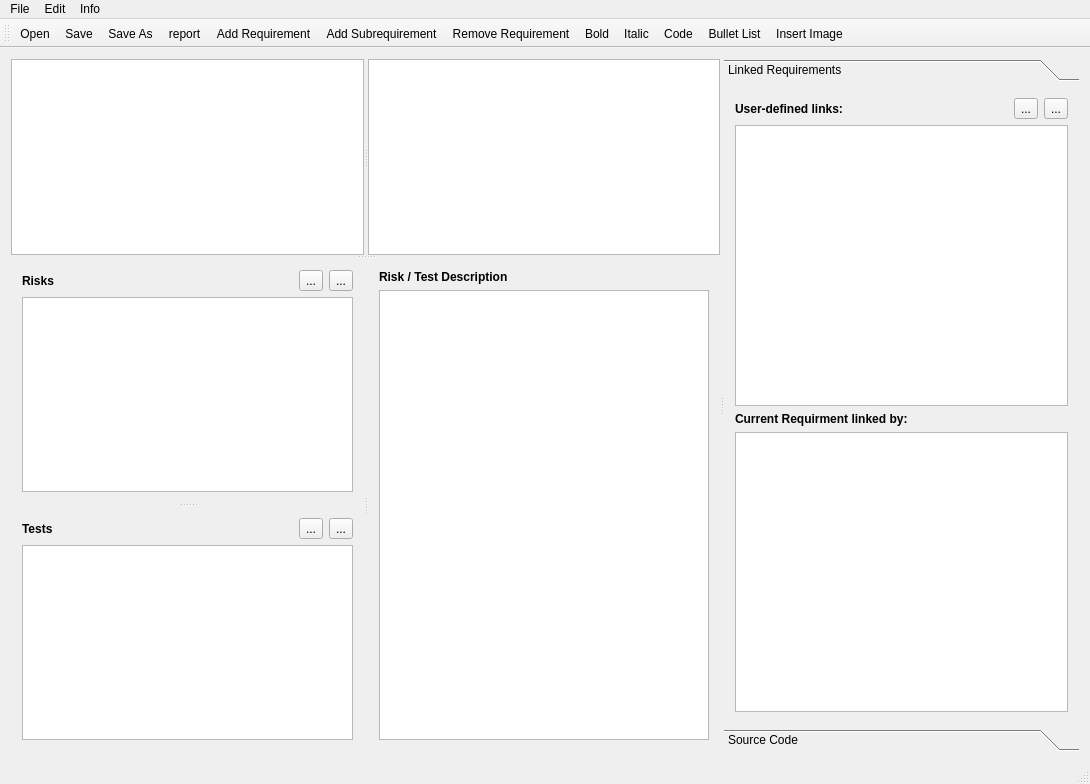
<?xml version="1.0" encoding="UTF-8"?>
<ui version="4.0">
 <class>MainWindow</class>
 <widget class="QMainWindow" name="MainWindow">
  <property name="geometry">
   <rect>
    <x>0</x>
    <y>0</y>
    <width>1090</width>
    <height>784</height>
   </rect>
  </property>
  <property name="windowTitle">
   <string>MainWindow</string>
  </property>
  <widget class="QWidget" name="centralWidget">
   <layout class="QVBoxLayout" name="verticalLayout">
    <item>
     <widget class="QSplitter" name="splitter_3">
      <property name="orientation">
       <enum>Qt::Horizontal</enum>
      </property>
      <widget class="QSplitter" name="splitter_2">
       <property name="orientation">
        <enum>Qt::Vertical</enum>
       </property>
       <widget class="QSplitter" name="splitter">
        <property name="orientation">
         <enum>Qt::Horizontal</enum>
        </property>
        <widget class="QTreeView" name="treeView">
         <property name="allColumnsShowFocus">
          <bool>false</bool>
         </property>
         <property name="expandsOnDoubleClick">
          <bool>false</bool>
         </property>
        </widget>
        <widget class="QTextEdit" name="textEdit"/>
       </widget>
       <widget class="QSplitter" name="riskLayoutHSplitter">
        <property name="orientation">
         <enum>Qt::Horizontal</enum>
        </property>
        <widget class="QSplitter" name="riskLayoutVSplitter">
         <property name="orientation">
          <enum>Qt::Vertical</enum>
         </property>
         <widget class="QWidget" name="layoutWidget">
          <layout class="QVBoxLayout" name="riskVLayout">
           <item>
            <layout class="QHBoxLayout" name="riskHeadLayout">
             <item>
              <widget class="QLabel" name="label">
               <property name="font">
                <font>
                 <weight>75</weight>
                 <bold>true</bold>
                </font>
               </property>
               <property name="text">
                <string>Risks</string>
               </property>
              </widget>
             </item>
             <item>
              <widget class="QToolButton" name="addRiskButton">
               <property name="text">
                <string>...</string>
               </property>
               <property name="icon">
                <iconset resource="resources.qrc">
                 <normaloff>:/icons/Resources/list-add-3.ico</normaloff>:/icons/Resources/list-add-3.ico</iconset>
               </property>
              </widget>
             </item>
             <item>
              <widget class="QToolButton" name="removeRiskButton">
               <property name="text">
                <string>...</string>
               </property>
               <property name="icon">
                <iconset resource="resources.qrc">
                 <normaloff>:/icons/Resources/list-remove-5.ico</normaloff>:/icons/Resources/list-remove-5.ico</iconset>
               </property>
              </widget>
             </item>
            </layout>
           </item>
           <item>
            <widget class="QTableView" name="riskView"/>
           </item>
          </layout>
         </widget>
         <widget class="QWidget" name="layoutWidget">
          <layout class="QVBoxLayout" name="preventiveActionVLayout">
           <item>
            <layout class="QHBoxLayout" name="preventiveActionHeadLayout">
             <item>
              <widget class="QLabel" name="label_2">
               <property name="font">
                <font>
                 <weight>75</weight>
                 <bold>true</bold>
                </font>
               </property>
               <property name="text">
                <string>Tests</string>
               </property>
              </widget>
             </item>
             <item>
              <widget class="QToolButton" name="addPreventiveActionButton">
               <property name="text">
                <string>...</string>
               </property>
               <property name="icon">
                <iconset resource="resources.qrc">
                 <normaloff>:/icons/Resources/list-add-3.ico</normaloff>:/icons/Resources/list-add-3.ico</iconset>
               </property>
              </widget>
             </item>
             <item>
              <widget class="QToolButton" name="removePreventiveActionButton">
               <property name="text">
                <string>...</string>
               </property>
               <property name="icon">
                <iconset resource="resources.qrc">
                 <normaloff>:/icons/Resources/list-remove-5.ico</normaloff>:/icons/Resources/list-remove-5.ico</iconset>
               </property>
              </widget>
             </item>
            </layout>
           </item>
           <item>
            <widget class="QTableView" name="preventiveActionView"/>
           </item>
          </layout>
         </widget>
        </widget>
        <widget class="QWidget" name="layoutWidget">
         <layout class="QVBoxLayout" name="riskDescVLayout">
          <item>
           <widget class="QLabel" name="label_3">
            <property name="font">
             <font>
              <weight>75</weight>
              <bold>true</bold>
             </font>
            </property>
            <property name="text">
             <string>Risk / Test Description</string>
            </property>
           </widget>
          </item>
          <item>
           <widget class="QTextEdit" name="riskDescriptionView"/>
          </item>
         </layout>
        </widget>
       </widget>
      </widget>
      <widget class="QToolBox" name="linkViewContainer">
       <property name="currentIndex">
        <number>0</number>
       </property>
       <widget class="QWidget" name="linkPage">
        <property name="geometry">
         <rect>
          <x>0</x>
          <y>0</y>
          <width>370</width>
          <height>637</height>
         </rect>
        </property>
        <attribute name="label">
         <string>Linked Requirements</string>
        </attribute>
        <layout class="QVBoxLayout" name="verticalLayout_2">
         <item>
          <layout class="QHBoxLayout" name="horizontalLayout">
           <item>
            <widget class="QLabel" name="label_7">
             <property name="font">
              <font>
               <weight>75</weight>
               <bold>true</bold>
              </font>
             </property>
             <property name="text">
              <string>User-defined links:</string>
             </property>
            </widget>
           </item>
           <item>
            <widget class="QToolButton" name="addLinksButton">
             <property name="text">
              <string>...</string>
             </property>
             <property name="icon">
              <iconset resource="resources.qrc">
               <normaloff>:/icons/Resources/list-add-3.ico</normaloff>:/icons/Resources/list-add-3.ico</iconset>
             </property>
             <property name="checkable">
              <bool>true</bool>
             </property>
            </widget>
           </item>
           <item>
            <widget class="QToolButton" name="removeLinkButton">
             <property name="text">
              <string>...</string>
             </property>
             <property name="icon">
              <iconset resource="resources.qrc">
               <normaloff>:/icons/Resources/list-remove-5.ico</normaloff>:/icons/Resources/list-remove-5.ico</iconset>
             </property>
            </widget>
           </item>
          </layout>
         </item>
         <item>
          <widget class="QTreeView" name="linkView"/>
         </item>
         <item>
          <widget class="QLabel" name="label_4">
           <property name="font">
            <font>
             <weight>75</weight>
             <bold>true</bold>
            </font>
           </property>
           <property name="text">
            <string>Current Requirment linked by:</string>
           </property>
          </widget>
         </item>
         <item>
          <widget class="RequirementRefView" name="referenceList"/>
         </item>
        </layout>
       </widget>
       <widget class="QWidget" name="codePage">
        <property name="geometry">
         <rect>
          <x>0</x>
          <y>0</y>
          <width>370</width>
          <height>637</height>
         </rect>
        </property>
        <attribute name="label">
         <string>Source Code</string>
        </attribute>
        <layout class="QVBoxLayout" name="verticalLayout_3">
         <item>
          <widget class="QLabel" name="classesLabel">
           <property name="font">
            <font>
             <weight>75</weight>
             <bold>true</bold>
            </font>
           </property>
           <property name="text">
            <string>Classes</string>
           </property>
          </widget>
         </item>
         <item>
          <widget class="QListView" name="moduleListView"/>
         </item>
         <item>
          <widget class="QLabel" name="label_5">
           <property name="font">
            <font>
             <weight>75</weight>
             <bold>true</bold>
            </font>
           </property>
           <property name="text">
            <string>Functions</string>
           </property>
          </widget>
         </item>
         <item>
          <widget class="QListView" name="functionListView"/>
         </item>
         <item>
          <widget class="QLabel" name="label_6">
           <property name="font">
            <font>
             <weight>75</weight>
             <bold>true</bold>
            </font>
           </property>
           <property name="text">
            <string>Tests</string>
           </property>
          </widget>
         </item>
         <item>
          <widget class="QListView" name="testListView"/>
         </item>
        </layout>
       </widget>
      </widget>
     </widget>
    </item>
   </layout>
  </widget>
  <widget class="QMenuBar" name="menuBar">
   <property name="geometry">
    <rect>
     <x>0</x>
     <y>0</y>
     <width>1090</width>
     <height>21</height>
    </rect>
   </property>
   <widget class="QMenu" name="menuHelp">
    <property name="title">
     <string>Info</string>
    </property>
    <addaction name="actionAbout"/>
   </widget>
   <widget class="QMenu" name="menuFile">
    <property name="title">
     <string>File</string>
    </property>
    <addaction name="actionNewFile"/>
    <addaction name="actionOpen"/>
    <addaction name="actionSave"/>
    <addaction name="actionSaveAs"/>
   </widget>
   <widget class="QMenu" name="menuEdit">
    <property name="title">
     <string>Edit</string>
    </property>
    <addaction name="actionAttributes"/>
    <addaction name="actionLinkTypes"/>
    <addaction name="actionProjectSettings"/>
    <addaction name="actionAppSettings"/>
   </widget>
   <addaction name="menuFile"/>
   <addaction name="menuEdit"/>
   <addaction name="menuHelp"/>
  </widget>
  <widget class="QToolBar" name="mainToolBar">
   <attribute name="toolBarArea">
    <enum>TopToolBarArea</enum>
   </attribute>
   <attribute name="toolBarBreak">
    <bool>false</bool>
   </attribute>
   <addaction name="actionOpen"/>
   <addaction name="actionSave"/>
   <addaction name="actionSaveAs"/>
   <addaction name="actionReport"/>
   <addaction name="actionAddSibling"/>
   <addaction name="actionAddChild"/>
   <addaction name="actionRemoveRequirement"/>
   <addaction name="actionBold"/>
   <addaction name="actionItalic"/>
   <addaction name="actionCode"/>
   <addaction name="actionBulletList"/>
   <addaction name="actionInsertImage"/>
  </widget>
  <widget class="QStatusBar" name="statusBar"/>
  <action name="actionOpen">
   <property name="icon">
    <iconset resource="resources.qrc">
     <normaloff>:/icons/Resources/document-open-3.ico</normaloff>:/icons/Resources/document-open-3.ico</iconset>
   </property>
   <property name="text">
    <string>Open</string>
   </property>
   <property name="toolTip">
    <string>Open Requirements File</string>
   </property>
   <property name="shortcut">
    <string>Ctrl+O</string>
   </property>
  </action>
  <action name="actionSaveAs">
   <property name="icon">
    <iconset resource="resources.qrc">
     <normaloff>:/icons/Resources/document-save-as-5.ico</normaloff>:/icons/Resources/document-save-as-5.ico</iconset>
   </property>
   <property name="text">
    <string>Save As</string>
   </property>
   <property name="toolTip">
    <string>Save Requirements as...</string>
   </property>
   <property name="shortcut">
    <string>Ctrl+Shift+S</string>
   </property>
  </action>
  <action name="actionSave">
   <property name="icon">
    <iconset resource="resources.qrc">
     <normaloff>:/icons/Resources/document-save-5.ico</normaloff>:/icons/Resources/document-save-5.ico</iconset>
   </property>
   <property name="text">
    <string>Save</string>
   </property>
   <property name="toolTip">
    <string>Save Requirements</string>
   </property>
   <property name="shortcut">
    <string>Ctrl+S</string>
   </property>
  </action>
  <action name="actionItalic">
   <property name="icon">
    <iconset resource="resources.qrc">
     <normaloff>:/icons/Resources/format-text-italic-2.ico</normaloff>:/icons/Resources/format-text-italic-2.ico</iconset>
   </property>
   <property name="text">
    <string>Italic</string>
   </property>
   <property name="toolTip">
    <string>Italic Text</string>
   </property>
   <property name="shortcut">
    <string>Ctrl+I</string>
   </property>
  </action>
  <action name="actionBold">
   <property name="icon">
    <iconset resource="resources.qrc">
     <normaloff>:/icons/Resources/format-text-bold-2.ico</normaloff>:/icons/Resources/format-text-bold-2.ico</iconset>
   </property>
   <property name="text">
    <string>Bold</string>
   </property>
   <property name="toolTip">
    <string>Bold Text</string>
   </property>
   <property name="shortcut">
    <string>Ctrl+B</string>
   </property>
  </action>
  <action name="actionBulletList">
   <property name="icon">
    <iconset resource="resources.qrc">
     <normaloff>:/icons/Resources/format-list-unordered.ico</normaloff>:/icons/Resources/format-list-unordered.ico</iconset>
   </property>
   <property name="text">
    <string>Bullet List</string>
   </property>
   <property name="toolTip">
    <string>Format as bullet list</string>
   </property>
   <property name="shortcut">
    <string>Ctrl+L</string>
   </property>
  </action>
  <action name="actionAddSibling">
   <property name="icon">
    <iconset resource="resources.qrc">
     <normaloff>:/icons/Resources/list-add.ico</normaloff>:/icons/Resources/list-add.ico</iconset>
   </property>
   <property name="text">
    <string>Add Requirement</string>
   </property>
   <property name="toolTip">
    <string>Append Requirement</string>
   </property>
   <property name="shortcut">
    <string>Ctrl+R</string>
   </property>
  </action>
  <action name="actionAddChild">
   <property name="icon">
    <iconset resource="resources.qrc">
     <normaloff>:/icons/Resources/list-add-3.ico</normaloff>:/icons/Resources/list-add-3.ico</iconset>
   </property>
   <property name="text">
    <string>Add Subrequirement</string>
   </property>
   <property name="toolTip">
    <string>Add Subrequirement</string>
   </property>
   <property name="shortcut">
    <string>Ctrl+Shift+R</string>
   </property>
  </action>
  <action name="actionProjectSettings">
   <property name="icon">
    <iconset resource="resources.qrc">
     <normaloff>:/icons/Resources/system-settings.ico</normaloff>:/icons/Resources/system-settings.ico</iconset>
   </property>
   <property name="text">
    <string>Project settings...</string>
   </property>
  </action>
  <action name="actionRemoveRequirement">
   <property name="icon">
    <iconset resource="resources.qrc">
     <normaloff>:/icons/Resources/list-remove-5.ico</normaloff>:/icons/Resources/list-remove-5.ico</iconset>
   </property>
   <property name="text">
    <string>Remove Requirement</string>
   </property>
   <property name="toolTip">
    <string>Remove Requirement</string>
   </property>
   <property name="shortcut">
    <string>Del</string>
   </property>
  </action>
  <action name="actionAttributes">
   <property name="text">
    <string>Attributes...</string>
   </property>
  </action>
  <action name="actionLinkTypes">
   <property name="text">
    <string>Link Types ...</string>
   </property>
   <property name="toolTip">
    <string>Edit Link Types</string>
   </property>
  </action>
  <action name="actionInsertImage">
   <property name="icon">
    <iconset resource="resources.qrc">
     <normaloff>:/icons/Resources/insert-image-3.ico</normaloff>:/icons/Resources/insert-image-3.ico</iconset>
   </property>
   <property name="text">
    <string>Insert Image</string>
   </property>
   <property name="toolTip">
    <string>Insert Image</string>
   </property>
  </action>
  <action name="actionCode">
   <property name="icon">
    <iconset resource="resources.qrc">
     <normaloff>:/icons/Resources/edit-rename.ico</normaloff>:/icons/Resources/edit-rename.ico</iconset>
   </property>
   <property name="text">
    <string>Code</string>
   </property>
   <property name="toolTip">
    <string>Source Code</string>
   </property>
   <property name="shortcut">
    <string>Ctrl+K</string>
   </property>
  </action>
  <action name="actionReport">
   <property name="icon">
    <iconset resource="resources.qrc">
     <normaloff>:/icons/Resources/report.ico</normaloff>:/icons/Resources/report.ico</iconset>
   </property>
   <property name="text">
    <string>report</string>
   </property>
   <property name="toolTip">
    <string>Generate Report</string>
   </property>
  </action>
  <action name="actionNewFile">
   <property name="icon">
    <iconset resource="resources.qrc">
     <normaloff>:/icons/Resources/filenew.png</normaloff>:/icons/Resources/filenew.png</iconset>
   </property>
   <property name="text">
    <string>New File</string>
   </property>
  </action>
  <action name="actionAbout">
   <property name="text">
    <string>About</string>
   </property>
  </action>
  <action name="actionAppSettings">
   <property name="text">
    <string>Application settings...</string>
   </property>
  </action>
 </widget>
 <layoutdefault spacing="6" margin="11"/>
 <customwidgets>
  <customwidget>
   <class>RequirementRefView</class>
   <extends>QListWidget</extends>
   <header>requirementrefview.h</header>
  </customwidget>
 </customwidgets>
 <resources>
  <include location="resources.qrc"/>
 </resources>
 <connections/>
</ui>
